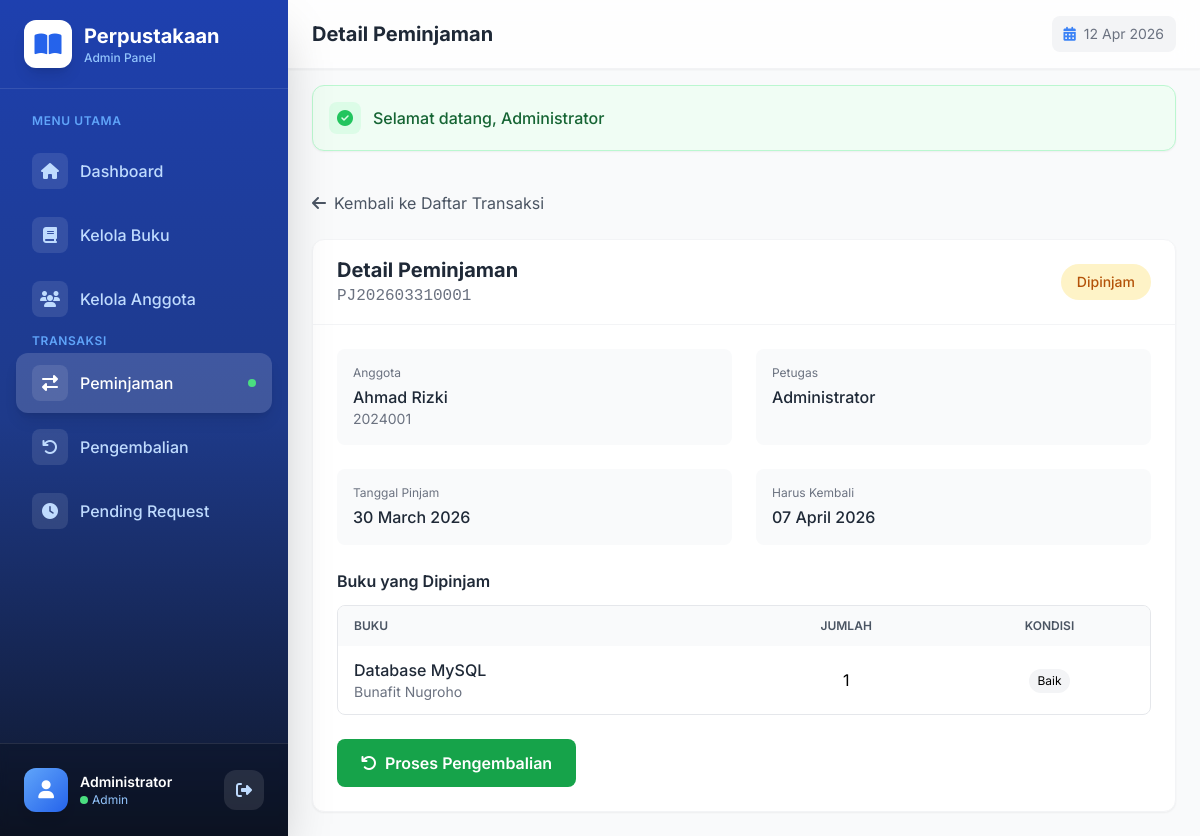
/admin/transaksi/show?id=5 (signed in), run on the app's committed database.
### tables this page shows
CREATE TABLE `peminjaman` (
  `id` int(11) NOT NULL,
  `kode_peminjaman` varchar(20) NOT NULL,
  `anggota_id` int(11) NOT NULL,
  `user_id` int(11) DEFAULT NULL,
  `tanggal_pinjam` date NOT NULL,
  `tanggal_harus_kembali` date NOT NULL,
  `tanggal_kembali` date DEFAULT NULL,
  `status` enum('pending','dipinjam','dikembalikan','terlambat','ditolak') DEFAULT 'pending',
  `total_denda` decimal(10,2) DEFAULT 0.00,
  `keterangan` text DEFAULT NULL,
  `created_at` timestamp NOT NULL DEFAULT current_timestamp(),
  `updated_at` timestamp NOT NULL DEFAULT current_timestamp() ON UPDATE current_timestamp()
);

CREATE TABLE `anggota` (
  `id` int(11) NOT NULL,
  `nis` varchar(20) NOT NULL,
  `nama` varchar(100) NOT NULL,
  `jenis_kelamin` enum('L','P') NOT NULL,
  `kelas` varchar(20) NOT NULL,
  `jurusan` varchar(100) DEFAULT NULL,
  `alamat` text DEFAULT NULL,
  `telepon` varchar(20) DEFAULT NULL,
  `email` varchar(100) DEFAULT NULL,
  `username` varchar(50) NOT NULL,
  `password` varchar(255) NOT NULL,
  `foto` varchar(255) DEFAULT NULL,
  `tanggal_daftar` date NOT NULL,
  `status` enum('aktif','nonaktif','suspend') DEFAULT 'aktif',
  `max_pinjam` int(11) DEFAULT 3,
  `created_at` timestamp NOT NULL DEFAULT current_timestamp(),
  `updated_at` timestamp NOT NULL DEFAULT current_timestamp() ON UPDATE current_timestamp()
);

CREATE TABLE `users` (
  `id` int(11) NOT NULL,
  `username` varchar(50) NOT NULL,
  `password` varchar(255) NOT NULL,
  `nama_lengkap` varchar(100) NOT NULL,
  `email` varchar(100) DEFAULT NULL,
  `role` enum('admin','petugas') DEFAULT 'admin',
  `foto` varchar(255) DEFAULT NULL,
  `status` enum('aktif','nonaktif') DEFAULT 'aktif',
  `last_login` datetime DEFAULT NULL,
  `created_at` timestamp NOT NULL DEFAULT current_timestamp(),
  `updated_at` timestamp NOT NULL DEFAULT current_timestamp() ON UPDATE current_timestamp()
);

CREATE TABLE `detail_peminjaman` (
  `id` int(11) NOT NULL,
  `peminjaman_id` int(11) NOT NULL,
  `buku_id` int(11) NOT NULL,
  `jumlah` int(11) DEFAULT 1,
  `kondisi_pinjam` enum('baik','rusak_ringan','rusak_berat') DEFAULT 'baik',
  `kondisi_kembali` enum('baik','rusak_ringan','rusak_berat','hilang') DEFAULT NULL,
  `denda` decimal(10,2) DEFAULT 0.00,
  `created_at` timestamp NOT NULL DEFAULT current_timestamp()
);

CREATE TABLE `buku` (
  `id` int(11) NOT NULL,
  `kode_buku` varchar(20) NOT NULL,
  `isbn` varchar(20) DEFAULT NULL,
  `judul` varchar(255) NOT NULL,
  `penulis` varchar(255) NOT NULL,
  `penerbit` varchar(100) DEFAULT NULL,
  `tahun_terbit` year(4) DEFAULT NULL,
  `kategori_id` int(11) DEFAULT NULL,
  `jumlah_halaman` int(11) DEFAULT NULL,
  `stok` int(11) DEFAULT 0,
  `stok_tersedia` int(11) DEFAULT 0,
  `lokasi_rak` varchar(50) DEFAULT NULL,
  `deskripsi` text DEFAULT NULL,
  `cover` varchar(255) DEFAULT NULL,
  `status` enum('tersedia','tidak_tersedia') DEFAULT 'tersedia',
  `created_at` timestamp NOT NULL DEFAULT current_timestamp(),
  `updated_at` timestamp NOT NULL DEFAULT current_timestamp() ON UPDATE current_timestamp()
);

### controllers/TransaksiController.php (called while the page is built, shortened)
<?php
class TransaksiController {
    private $peminjamanModel;
    private $pengembalianModel;
    public function __construct() {
        $this->peminjamanModel = new Peminjaman();
        $this->pengembalianModel = new Pengembalian();
    }
    public function show($id = null) {
        $id = $id ?? $_GET['id'] ?? null;
        $peminjaman = $this->peminjamanModel->findById($id);
        $data = [
            'user' => Session::get('user_data'),
            'peminjaman' => $peminjaman,
            'detail' => $this->peminjamanModel->getDetail($id),
            'pengembalian' => $this->pengembalianModel->findByPeminjaman($id)
        ];
        include BASE_PATH . '/views/admin/transaksi/show.php';
    }
}

### helpers/Session.php (called while the page is built, shortened)
<?php
class Session {
    public static function get($key, $default = null) {
        return $_SESSION[$key] ?? $default;
    }
}

### config/Database.php (called while the page is built, shortened)
<?php
class Database {
    private static $instance = null;
    private $connection;
    private $host = 'localhost';
    private $db_name = 'db_perpustakaan';
    private $username = 'root';
    private $password = '';
    private $charset = 'utf8mb4';
    private function __construct() {
        try {
            $dsn = "mysql:host={$this->host};dbname={$this->db_name};charset={$this->charset}";
            $options = [
                PDO::ATTR_ERRMODE => PDO::ERRMODE_EXCEPTION,
                PDO::ATTR_DEFAULT_FETCH_MODE => PDO::FETCH_ASSOC,
                PDO::ATTR_EMULATE_PREPARES => false,
            ];
            $this->connection = new PDO($dsn, $this->username, $this->password, $options);
        } catch (PDOException $e) {
            die("Koneksi database gagal: " . $e->getMessage());
        }
    }
    public static function getInstance() {
        if (self::$instance === null) {
            self::$instance = new self();
        }
        return self::$instance;
    }
    public function getConnection() {
        return $this->connection;
    }
}

### models/Peminjaman.php (called while the page is built, shortened)
<?php
class Peminjaman {
    private $db;
    private $table = 'peminjaman';
    public function __construct() {
        $this->db = Database::getInstance()->getConnection();
    }
    public function findById($id) {
        $stmt = $this->db->prepare("
            SELECT p.*, a.nama as nama_anggota, a.nis, a.kelas, u.nama_lengkap as nama_petugas
            FROM {$this->table} p
            LEFT JOIN anggota a ON p.anggota_id = a.id
            LEFT JOIN users u ON p.user_id = u.id
            WHERE p.id = ?
        ");
        $stmt->execute([$id]);
        return $stmt->fetch();
    }
    public function getDetail($peminjamanId) {
        $stmt = $this->db->prepare("
            SELECT dp.*, b.kode_buku, b.judul, b.penulis
            FROM detail_peminjaman dp
            LEFT JOIN buku b ON dp.buku_id = b.id
            WHERE dp.peminjaman_id = ?
        ");
        $stmt->execute([$peminjamanId]);
        return $stmt->fetchAll();
    }
}

### models/Pengembalian.php (called while the page is built, shortened)
<?php
class Pengembalian {
    private $db;
    private $table = 'pengembalian';
    public function __construct() {
        $this->db = Database::getInstance()->getConnection();
    }
    public function findByPeminjaman($peminjamanId) {
        $stmt = $this->db->prepare("SELECT * FROM {$this->table} WHERE peminjaman_id = ?");
        $stmt->execute([$peminjamanId]);
        return $stmt->fetch();
    }
}

### views/admin/transaksi/show.php (the view, shortened to what this page needs)
<?php
$peminjaman = $data['peminjaman'];
include BASE_PATH . '/views/layouts/header.php';
include BASE_PATH . '/views/layouts/admin_sidebar.php';
?>
<div class="max-w-4xl">
    <a href="<?= BASE_URL ?>/admin/transaksi" class="inline-flex items-center gap-2 text-gray-600 hover:text-primary-600 mb-6">
        <i class="fas fa-arrow-left"></i>
        <span>Kembali ke Daftar Transaksi</span>
    </a>
    <div class="bg-white rounded-xl shadow-sm border border-gray-100 overflow-hidden">
        <div class="px-6 py-4 border-b border-gray-100 flex items-center justify-between">
            <div>
                <h2 class="text-xl font-bold text-gray-800">Detail Peminjaman</h2>
                <p class="text-gray-500 font-mono"><?= $peminjaman['kode_peminjaman'] ?></p>
            </div>
            <?php
            $statusClass = 'bg-gray-100 text-gray-700';
            if ($peminjaman['status'] === 'dipinjam') $statusClass = 'bg-amber-100 text-amber-700';
            elseif ($peminjaman['status'] === 'dikembalikan') $statusClass = 'bg-green-100 text-green-700';
            elseif ($peminjaman['status'] === 'terlambat') $statusClass = 'bg-red-100 text-red-700';
            ?>
            <span class="px-4 py-2 text-sm font-medium rounded-full <?= $statusClass ?>">
                <?= ucfirst($peminjaman['status']) ?>
            </span>
        </div>
        <div class="p-6">
            <div class="grid grid-cols-1 md:grid-cols-2 gap-6 mb-6">
                <div class="p-4 bg-gray-50 rounded-lg">
                    <p class="text-xs text-gray-500 mb-1">Anggota</p>
                    <p class="font-medium text-gray-800"><?= htmlspecialchars($peminjaman['nama_anggota']) ?></p>
                    <p class="text-sm text-gray-500"><?= $peminjaman['nis'] ?></p>
                </div>
                <div class="p-4 bg-gray-50 rounded-lg">
                    <p class="text-xs text-gray-500 mb-1">Petugas</p>
                    <p class="font-medium text-gray-800"><?= htmlspecialchars($peminjaman['nama_petugas'] ?? 'Self-service') ?></p>
                </div>
                <div class="p-4 bg-gray-50 rounded-lg">
                    <p class="text-xs text-gray-500 mb-1">Tanggal Pinjam</p>
                    <p class="font-medium text-gray-800"><?= date('d F Y', strtotime($peminjaman['tanggal_pinjam'])) ?></p>
                </div>
                <div class="p-4 bg-gray-50 rounded-lg">
                    <p class="text-xs text-gray-500 mb-1">Harus Kembali</p>
                    <p class="font-medium text-gray-800"><?= date('d F Y', strtotime($peminjaman['tanggal_harus_kembali'])) ?></p>
                </div>
            </div>
            <h3 class="font-semibold text-gray-800 mb-3">Buku yang Dipinjam</h3>
            <div class="border border-gray-200 rounded-lg overflow-hidden mb-6">
                <table class="w-full">
                    <thead class="bg-gray-50">
                        <tr>
                            <th class="px-4 py-3 text-left text-xs font-semibold text-gray-600 uppercase">Buku</th>
                            <th class="px-4 py-3 text-center text-xs font-semibold text-gray-600 uppercase">Jumlah</th>
                            <th class="px-4 py-3 text-center text-xs font-semibold text-gray-600 uppercase">Kondisi</th>
                        </tr>
                    </thead>
                    <tbody class="divide-y divide-gray-100">
                        <?php foreach ($data['detail'] as $d): ?>
                            <tr>
                                <td class="px-4 py-3">
                                    <p class="font-medium text-gray-800"><?= htmlspecialchars($d['judul']) ?></p>
                                    <p class="text-sm text-gray-500"><?= htmlspecialchars($d['penulis']) ?></p>
                                </td>
                                <td class="px-4 py-3 text-center"><?= $d['jumlah'] ?></td>
                                <td class="px-4 py-3 text-center">
                                    <span class="inline-flex px-2 py-1 text-xs rounded-full bg-gray-100"><?= ucfirst($d['kondisi_pinjam']) ?></span>
                                </td>
                            </tr>
                        <?php endforeach; ?>
                    </tbody>
                </table>
            </div>
            <?php if ($peminjaman['status'] === 'dipinjam'): ?>
                <a href="<?= BASE_URL ?>/admin/pengembalian/process?id=<?= $peminjaman['id'] ?>"
                   class="inline-flex items-center gap-2 px-6 py-3 bg-green-600 text-white font-semibold rounded-lg hover:bg-green-700">
                    <i class="fas fa-undo"></i>
                    Proses Pengembalian
                </a>
            <?php endif; ?>
        </div>
    </div>
</div>
    </main>
</div>
<?php include BASE_PATH . '/views/layouts/footer.php'; ?>

### views/layouts/header.php (style rules this page uses)
* { font-family: 'Inter', sans-serif; }
.table-row-animate { animation: tableRowIn 0.4s ease-out forwards; opacity: 0; }

### data on the page
peminjaman: kode_peminjaman "PJ202603310001", status "Dipinjam", anggota.nama "Ahmad Rizki", anggota.nis "2024001", user.nama_lengkap "Administrator", tanggal_pinjam "30 March 2026", tanggal_harus_kembali "07 April 2026"
detail_peminjaman: buku.judul "Database MySQL", buku.penulis "Bunafit Nugroho", jumlah "1", kondisi_pinjam "Baik"

### other printed values
$user['nama_lengkap'] "Administrator"
$user['role'] "Admin"
$pageTitle "Detail Peminjaman"
$flash['message'] "Selamat datang, Administrator"
